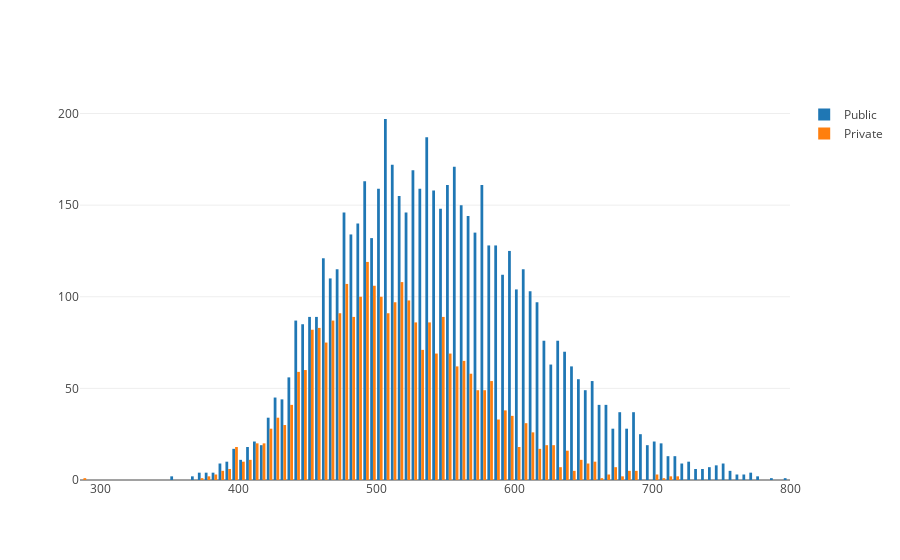

The cell this chart's notebook holds for it:
### Code cell
data_public = go.Histogram(x = np.array(data_s.Mean_notes[data_s.TP_ESCOLA == 1]), name= 'Public')
data_private = go.Histogram(x =np.array(data_s.Mean_notes[data_s.TP_ESCOLA == 2]), name= 'Private')
#layout = go.Layout(title = 'Math x Essay', xaxis=dict(title = 'Math notes'), yaxis=dict(title = 'Essay notes'))
#fig = go.Figure(data = data1, layout=layout)
data2 = [data_public, data_private]
py.offline.iplot(data2, filename = 'first histogram')

### Figure 1 — Plotly figure (JSON) as saved in the notebook; plotly's stock layout.template omitted (floating-point values rounded to 4 significant figures; data arrays with more than 128 entries replaced by an {"elided": "..."} marker saying what was removed)
{"data": [{"name": "Public", "type": "histogram", "uid": "a6ede58e-8bd1-41c2-84be-94d19d7abbbc", "x": {"elided": "6097 float values"}}, {"name": "Private", "type": "histogram", "uid": "de236071-8b23-4ad2-831d-1f9c40c34542", "x": {"elided": "2914 float values"}}], "layout": {}}
